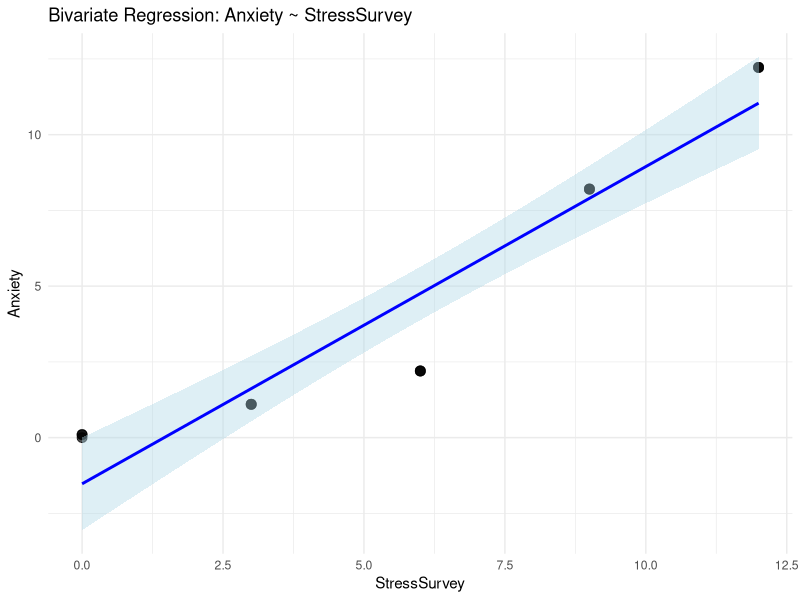

R code for this plot:
## ---- chunk 1
#| echo: true
library(tidyverse)
library(broom)

# Data with known true relationships: Anxiety = Stress + 0.1 × Time
observDF <- tribble(
  ~Stress, ~StressSurvey, ~Time, ~Anxiety,
  0,0,0,0,
  0,0,1,0.1,
  0,0,1,0.1,
  1,3,1,1.1,
  1,3,1,1.1,
  1,3,1,1.1,
  2,6,2,2.2,
  2,6,2,2.2,
  2,6,2,2.2,
  8,9,2,8.2,
  8,9,2,8.2,
  8,9,2.1,8.21,
  12,12,2.2,12.22,
  12,12,2.2,12.22,
  12,12,2.2,12.22
)

observDF
## ---- chunk 2
# Bivariate regression: Anxiety ~ StressSurvey
model1 <- lm(Anxiety ~ StressSurvey, data = observDF)

# Display model summary
summary(model1)

# Extract coefficients using broom for tidy output
tidy(model1)

# Compare to true relationship
# True relationship: Anxiety = Stress + 0.1 × Time
# Note: We're regressing on StressSurvey, not Stress directly
cat("\nTrue relationship: Anxiety = Stress + 0.1 × Time\n")
cat("Estimated relationship: Anxiety =", round(coef(model1)[1], 4), "+", round(coef(model1)[2], 4), "× StressSurvey\n")

# Create scatter plot with regression line
ggplot(observDF, aes(x = StressSurvey, y = Anxiety)) +
  geom_point(size = 3, alpha = 0.7) +
  geom_smooth(method = "lm", se = TRUE, color = "blue", fill = "lightblue") +
  labs(
    title = "Bivariate Regression: Anxiety ~ StressSurvey",
    x = "StressSurvey",
    y = "Anxiety"
  ) +
  theme_minimal()
